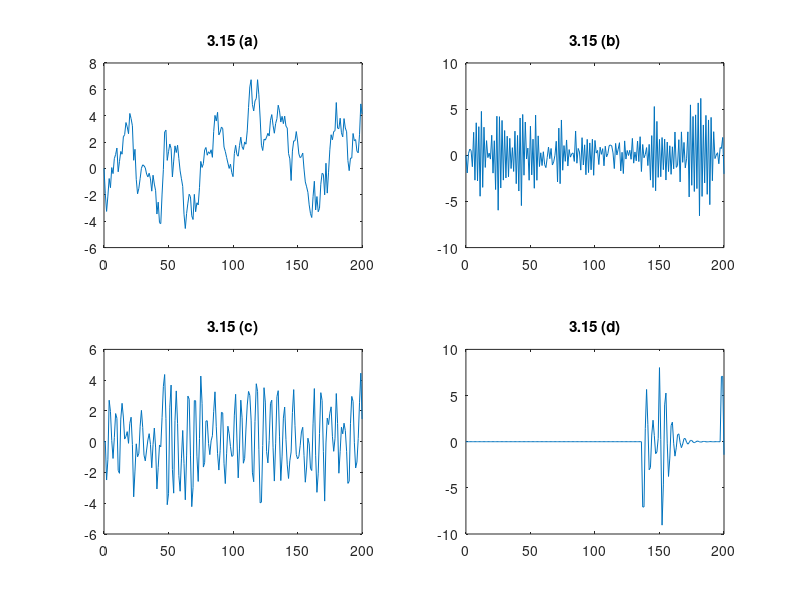
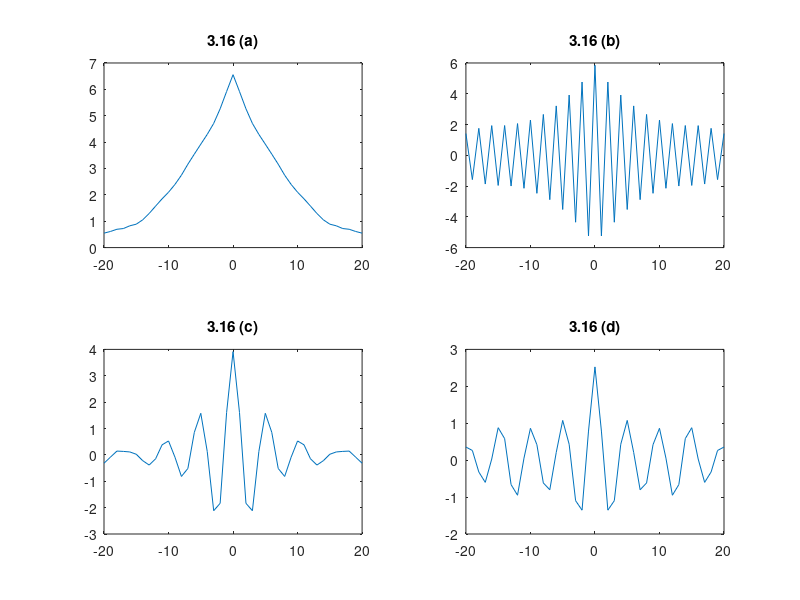
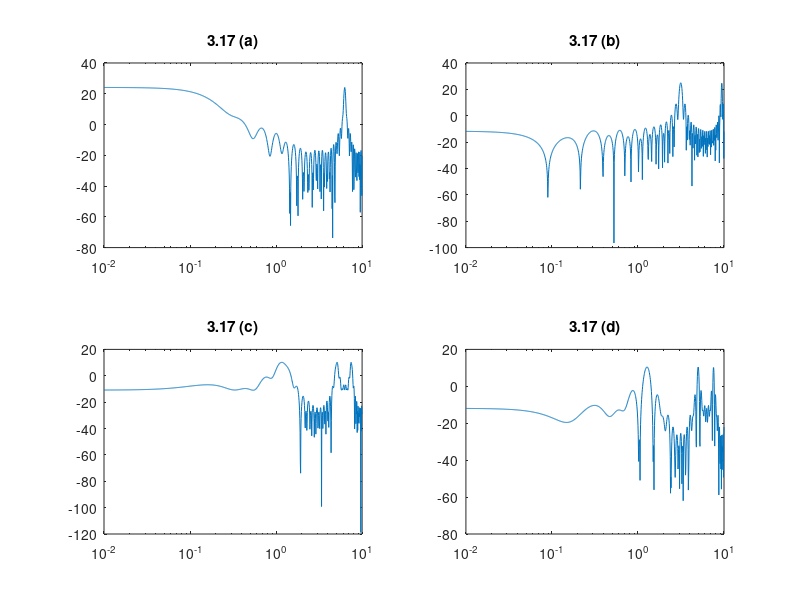

Write the MATLAB code that produced these figures, in order.
%Nelson Campos
% Systems Identification 
% This code reproduces the Figures 3.15, 3.16 and 3.17 of the book Modeling of Dynamic Systems

close all
clear all

t = 0:200; %The time interval

e = randn(1,size(t,2)); %randon variable with normal distribution N~(0,1)

%This part generates the signal of the Figure 3.15(a)
d1a = -0.9;
c0a = 1;

wa = zeros(1,size(t,2));
for k=2:size(t,2)
    wa(k) = -d1a*wa(k-1)+c0a*e(k);
end

%This part generates the signal of the Figure 3.15(b)
d1b = 0.9;
c0b = 1;
wb = zeros(1,size(t,2));
for k=2:size(t,2)
    wb(k) = -d1b*wb(k-1)+c0b*e(k);
end

%This part generates the signal of the Figure 3.15(c)
d1c = -0.5;
d2c = 0.7;
c0c = 1;
c1c = 0.5;
wc = zeros(1,size(t,2));
for k=3:size(t,2)
    wc(k) = -d1c*wc(k-1)-d2c*wc(k-2)+c0c*e(k)+c1c*e(k-1); 
end

%This part builds the Probability Density Funtion of e(t) defined as
%P(e(t)) = 0, with probability 0.98
%P(e(t)) = sqrt(50), with probability 0.01
%P(e(t)) = -sqrt(50), with probability 0.01

r = rand(1,size(t,2)); %Notice that r is generated with rand (values between 0 and 1)
P = [0.98, 0.99, 1];
X = [0 sqrt(50) -sqrt(50)];

count = [0 0 0];
ed = zeros(1, size(t,2));
for k=1:size(r,2)
    counter = 1;
    while(r(k) > P(counter))
        counter = counter+1;
    end
    ed(k) = X(counter); %ed is the new random variable
    count(counter) = count(counter)+1;
end

average = count/size(r,2);
status1 = ['P(e(t))=0 = '  ,num2str(average(1))];
status2= ['P(e(t)) = sqrt(50)) = ', num2str(average(2))];
status3 = ['P(e(t)) = -sqrt(50)) = '  ,num2str(average(3))];
disp(status1)
disp(status2)
disp(status3)
disp('Coded by Nelson Campos')

%This part generates the signal of the Figure 3.15(d)
d1d = -0.5;
d2d = 0.7;
c0d = 1;
c1d = 0.5;
wd = zeros(1,size(t,2));
for k=3:size(t,2)
    wd(k) = -d1d*wd(k-1)-d2d*wd(k-2)+c0d*ed(k)+c1d*ed(k-1); 
end

figure(1),
subplot(2,2,1)
plot(t,wa), title('3.15 (a)')
subplot(2,2,2)
plot(t,wb), title('3.15 (b)')
subplot(2,2,3)
plot(t,wc), title('3.15 (c)')
subplot(2,2,4)
plot(t,wd), title('3.15 (d)')
hold on

%This part makes the covariance function of wa(t)
tau = -20:20;
R_wa = zeros(1, size(tau,2));
for index_tau = 1: size(tau,2);
    for k=1:size(t,2)
        if(k-tau(index_tau) >=1 && k-tau(index_tau) <= size(t,2))
            wa2(k) = wa(k-tau(index_tau));
        else
            wa2(k) = 0;    
        end
    end
    R_wa(index_tau) = R_wa(index_tau)+wa*wa2'; 
end
R_wa = R_wa/size(t,2);

%This part makes the covariance function of wb(t)
tau = -20:20;
R_wb = zeros(1, size(tau,2));
for index_tau = 1: size(tau,2);
    for k=1:size(t,2)
        if(k-tau(index_tau) >=1 && k-tau(index_tau) <= size(t,2))
            wb2(k) = wb(k-tau(index_tau));
        else
            wb2(k) = 0;    
        end
    end
    R_wb(index_tau) = R_wb(index_tau)+wb*wb2'; 
end
R_wb = R_wb/size(t,2);

%This part makes the covariance function of wc(t)
tau = -20:20;
R_wc = zeros(1, size(tau,2));
for index_tau = 1: size(tau,2);
    for k=1:size(t,2)
        if(k-tau(index_tau) >=1 && k-tau(index_tau) <= size(t,2))
            wc2(k) = wc(k-tau(index_tau));
        else
            wc2(k) = 0;    
        end
    end
    R_wc(index_tau) = R_wc(index_tau)+wc*wc2'; 
end
R_wc = R_wc/size(t,2);

%This part makes the covariance function of wd(t)
tau = -20:20;
R_wd = zeros(1, size(tau,2));
for index_tau = 1: size(tau,2);
    for k=1:size(t,2)
        if(k-tau(index_tau) >=1 && k-tau(index_tau) <= size(t,2))
            wd2(k) = wd(k-tau(index_tau));
        else
            wd2(k) = 0;    
        end
    end
    R_wd(index_tau) = R_wd(index_tau)+wd*wd2'; 
end
R_wd = R_wd/size(t,2);

figure(2),
subplot(2,2,1)
plot(tau,R_wa), title('3.16 (a)')
subplot(2,2,2)
plot(tau,R_wb), title('3.16 (b)')
subplot(2,2,3)
plot(tau,R_wc), title('3.16 (c)')
subplot(2,2,4)
plot(tau,R_wd), title('3.16 (d)')
hold on

%This part calculates the spectra of the signals
w = logspace(-2,1,1000);
Phi_wa = zeros(1,size(w,2));
for index_w=1:size(w,2)
    Phi_wa(index_w)=R_wa*exp(-i*w(index_w)*tau)';
end
Phi_wa = Phi_wa/sqrt(size(tau,2));

Phi_wb = zeros(1,size(w,2));
for index_w=1:size(w,2)
    Phi_wb(index_w)=R_wb*exp(-i*w(index_w)*tau)';
end
Phi_wb = Phi_wb/sqrt(size(tau,2));

Phi_wc = zeros(1,size(w,2));
for index_w=1:size(w,2)
    Phi_wc(index_w)=R_wc*exp(-i*w(index_w)*tau)';
end
Phi_wc = Phi_wc/sqrt(size(tau,2));

Phi_wd = zeros(1,size(w,2));
for index_w=1:size(w,2)
    Phi_wd(index_w)=R_wd*exp(-i*w(index_w)*tau)';
end
Phi_wd = Phi_wd/sqrt(size(tau,2));

figure(3),
subplot(2,2,1)
semilogx(w,20*log10(abs(Phi_wa))), title('3.17 (a)')
subplot(2,2,2)
semilogx(w,20*log10(abs(Phi_wb))), title('3.17 (b)')
subplot(2,2,3)
semilogx(w,20*log10(abs(Phi_wc))), title('3.17 (c)')
subplot(2,2,4)
semilogx(w,20*log10(abs(Phi_wd))), title('3.17 (d)')
hold off

disp('The spectra is periodic with period 2*pi/T, where T=1 as defined here')
